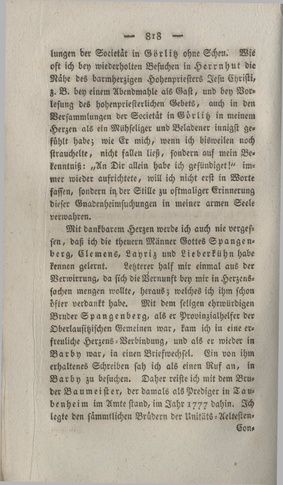
#> input picture data/5.2_OCR-Erkennung/jpg/1820_Schulz_Johann_Gottlieb/818.jpg, 283 x 485 px, shrunk from 2032 x 3481 before the run; its folder holds only this picture in this run
$ jupyter execute --allow-errors script.ipynb
#> lines starting #> are read from the running program, lines starting #| are printed output that depends on the picture
#> further down, img is the input picture: shape (485, 283, 3); mean B, G, R 156.5, 170.9, 178.7
#> `inverted_image = cv2.bitwise_not(img)`:
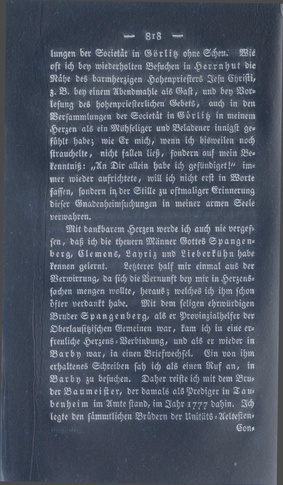
#> inverted_image: shape (485, 283, 3); mean B, G, R 98.5, 84.1, 76.3
#> `_, binary_image = cv2.threshold(gray_image, 120, 255, cv2.THRESH_BINARY)`:
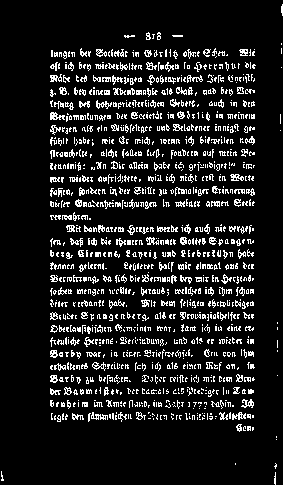
#> binary_image: shape (485, 283); 11.8% white in thin lines or dots
# Von Digitalisaten zu Wissensgraphen: Eine automatisierte Extraktion und semantische Modellierung biographischer Daten am Beispiel von Lebensbeschreibungen der Herrnhuter Brüdergemeine

## 5.2 OCR-Erkennung

### OCR-Erkennung

[cell 1]
import cv2
import os
import pytesseract

[cell 2]
# Ordner mit den jpg-Dateien
base_folder = "data/5.2_OCR-Erkennung/jpg"

# Ordner für die TXT-Dateien
output_base = "data/5.2_OCR-Erkennung/txt"

#> (a cell that did not finish here is left out)

### Verbesserung der OCR-Ergebnissen

[cell 4]
import os
import re

[cell 5]
# Textbereinigungsfunktion
# [36 lines left out: function clean_text, not called in this run]

# Ordnerpfad
folder_path = r"data/5.2_OCR-Erkennung/txt"

# Alle .txt-Dateien im Ordner UND in Unterordnern durchgehen
for root, dirs, files in os.walk(folder_path):
    for filename in files:
        if filename.lower().endswith(".txt"):
            file_path = os.path.join(root, filename)

            # Zeilenenden beibehalten: newline="" verhindert Übersetzung der Zeilenumbrüche
            with open(file_path, "r", encoding="utf-8", newline="") as f:
                original = f.read()

            cleaned = clean_text(original)

            # Nur schreiben, wenn sich etwas geändert hat (schont Zeitstempel)
            if cleaned != original:
                with open(file_path, "w", encoding="utf-8", newline="") as f:
                    f.write(cleaned)
                # Optionales Feedback:
                # print(f"Bereinigt: {file_path}")

## 5.3 XML/TEI-Modellierung (Teil 1)

### Erstellung einer XML-Grundstruktur

[cell 6]
import re
import os
import xml.etree.ElementTree as ET
from xml.dom import minidom

[cell 7]
# Ordner mit txt-Dateien
base_folder = "data/5.2_OCR-Erkennung/txt"

[cell 8]
# Die Dateien werden iteriert
for folder_name in os.listdir(base_folder):
    folder_path = os.path.join(base_folder, folder_name)

    if not os.path.isdir(folder_path):
        continue

    txt_files = sorted([f for f in os.listdir(folder_path) if f.lower().endswith('.txt')])

    if not txt_files:
        print(f"Keine .txt-Dateien in Ordner: {folder_name}")
        continue

    # === Erstelle die Root-Element der XML-Struktur ===
    root = ET.Element("TEI")
    root.set("version", "4.8.1")
    root.set("xmlns", "http://www.tei-c.org/ns/1.0")

        # === teiHeader-Struktur ===
    headerTEI_el = ET.SubElement(root, "teiHeader")
    fileDesc_el = ET.SubElement(headerTEI_el, "fileDesc")
    titleStmt_el = ET.SubElement(fileDesc_el, "titleStmt")

    titleStmt_el.append(ET.Comment("Titel muss definiert werden. Nach der Korrektur wird der Kommentar gelöscht"))
    ET.SubElement(titleStmt_el, "title")

    titleStmt_el.append(ET.Comment("Autor muss definiert werden. Nach der Korrektur wird der Kommentar gelöscht"))
    ET.SubElement(titleStmt_el, "author")

    # respStmt
    respStmt_el = ET.SubElement(titleStmt_el, "respStmt")
    resp_el = ET.SubElement(respStmt_el, "resp")
    resp_el.text = "XML-Modelling compiled by"
    name_el = ET.SubElement(respStmt_el, "name")
    name_el.text = "Svetlana Yakutina"

    # publicationStmt
    publicationStmt_el = ET.SubElement(fileDesc_el, "publicationStmt")
    publisher_el = ET.SubElement(publicationStmt_el, "publisher")
    orgName_el = ET.SubElement(publisher_el, "orgName")
    orgName_el.text = "Verlag der Unitäts-Buchhandlung"

    pubPlace_el = ET.SubElement(publicationStmt_el, "pubPlace")
    pubPlace_el.text = "Gnadau (Germany)"

    availability_el = ET.SubElement(publicationStmt_el, "availability")
    p_header_el = ET.SubElement(availability_el, "p")
    orgName_el_ = ET.SubElement(p_header_el, "orgName")
    orgName_el_.text = "Memorial University of Newfoundland"

    publicationStmt_el.append(ET.Comment("Date muss definiert werden. Nach der Korrektur wird der Kommentar gelöscht"))
    ET.SubElement(publicationStmt_el, "date")

    publicationStmt_el.append(ET.Comment("Ref muss definiert werden. Nach der Korrektur wird der Kommentar gelöscht"))
    ET.SubElement(publicationStmt_el, "ref")

    # sourceDesc Struktur
    sourceDesc_el = ET.SubElement(fileDesc_el, "sourceDesc")
    bibl_el = ET.SubElement(sourceDesc_el, "bibl", type="j")
    bibl_el.text = "Nachrichten aus der Brüder-Gemeine"

    # biblFull Struktur
    biblFull_el = ET.SubElement(sourceDesc_el, "biblFull")
    titleStmt_el_ = ET.SubElement(biblFull_el, "titleStmt")
    ET.SubElement(titleStmt_el_, "title").text = "Nachrichten aus der Brüder-Gemeine"
    ET.SubElement(titleStmt_el_, "author").text = "Unbekannt"

    editionStmt_el = ET.SubElement(biblFull_el, "editionStmt")
    ET.SubElement(editionStmt_el, "edition").text = "Digitale Ausgabe der Zeitschrift"

    publicationStmt_el_ = ET.SubElement(biblFull_el, "publicationStmt")
    ET.SubElement(publicationStmt_el_, "publisher").text = "Verlag der Unitäts-Buchhandlung"

    seriesStmt_el = ET.SubElement(biblFull_el, "seriesStmt")
    title_el__ = ET.SubElement(seriesStmt_el, "title", level="j", type="main")
    title_el__.text = "Nachrichten aus der Brüder-Gemeine"
    ET.SubElement(seriesStmt_el, "biblScope", unit="volume").text = "1856-1894"
    seriesStmt_el.append(ET.Comment("Erscheinungsjahr muss definiert werden"))
    seriesStmt_el.append(ET.Comment("Seiten müssen definiert werden"))
    ET.SubElement(seriesStmt_el, "biblScope", unit="issue")
    ET.SubElement(seriesStmt_el, "biblScope", unit="page")

    notesStmt_el = ET.SubElement(biblFull_el, "notesStmt")
    note_el = ET.SubElement(notesStmt_el, "note", type="fileFormat")
    note_el.text = "application/pdf"

    # msDesc Struktur
    msDesc_el = ET.SubElement(sourceDesc_el, "msDesc")
    msIdentifier_el = ET.SubElement(msDesc_el, "msIdentifier")
    ET.SubElement(msIdentifier_el, "repository").text = "Memorial University of Newfoundland"
    idno_el = ET.SubElement(msIdentifier_el, "idno")
    idno_el_ = ET.SubElement(idno_el, "idno", type="URLCatalogue")
    idno_el_.text = "https://dai.mun.ca/digital/nachrichten/"

    # === Textstruktur ===
    text_el = ET.SubElement(root, "text")
    body_el = ET.SubElement(text_el, "body")
    div_el = ET.SubElement(body_el, "div")

    # alle TXT-Dateien durchlaufen
    for txt_file in txt_files:
        txt_file_path = os.path.join(folder_path, txt_file)
        with open(txt_file_path, 'r', encoding='utf-8') as f:
            raw_text = f.read()

        #vor jeder nuen Seite wird geschloßenes pb-Tad zugefügt, das Attribut n bekommt den Dateinamen ohne txt
        file_base = os.path.splitext(txt_file)[0]
        pb_el = ET.SubElement(div_el, "pb", n=file_base)

        #alle Absätze wurden anhand von doppelten Zeilenumbruch in p-Tag gepackt
        paragraphs = raw_text.split('\n\n')
        for para in paragraphs:
            para = para.strip()
            if para:
                p_el = ET.SubElement(div_el, "p")
                p_el.text = para

    # XML-Datei erzeugen
    xml_str = ET.tostring(root, encoding='utf-8')
    pretty_xml = minidom.parseString(xml_str).toprettyxml(indent="  ")

    os.makedirs("data/5.3_TEI-Modellierung", exist_ok=True)
    output_filename = f"{folder_name}.xml"
    output_path = os.path.join("data/5.3_TEI-Modellierung", output_filename)

    with open(output_path, 'w', encoding='utf-8') as output_file:
        output_file.write(pretty_xml)

    print(f"XML-Datei erstellt: {output_path}")

## 5.3 XML/TEI-Modellierung (Teil 2)

[cell 9]
import spacy
import os
import re
from lxml import etree as ET

#> (a cell that did not finish here is left out)

[cell 11]
#spaCy-Modell laden
model = "de_core_news_lg"
#> (the rest of this cell did not finish here and is left out)

#> (a cell that did not finish here is left out)

#> (a cell that did not finish here is left out)

#> (a cell that did not finish here is left out)

[cell 15]
# XML-Dateien importieren
input_dir = "data/5.3_TEI-Modellierung"

[cell 16]
# Namespace-Map für TEI
ns = {'tei': 'http://www.tei-c.org/ns/1.0'}

[cell 17]
# Entität-Typen zu Tags zuordnen
tag_map = {"PER": "persName", "LOC": "placeName", "DATE": "date"}


# XML-Parser konfigurieren
parser = ET.XMLParser(remove_blank_text=True)

# Alle XML-Dateien im Verzeichnis rekursiv durchsuchen
for root_dir, _, files in os.walk(input_dir):
    for file_name in files:
        if file_name.endswith(".xml"):
            file_path = os.path.join(root_dir, file_name)
            print(f"Verarbeite: {file_path}")

            # XML-Datei laden
            tree = ET.parse(file_path, parser)
            root = tree.getroot()

            # Alle <p>-Elemente finden
            p_elems = root.xpath('.//tei:text//tei:p', namespaces=ns)

            # Jeden Absatz bearbeiten
            for p_elem in p_elems:
                # Leere Absätze überspringen
                if p_elem.text is None and len(p_elem) == 0:
                    continue

                # Text aus dem Absatz holen und bereinigen
                full_text = "".join(p_elem.itertext())
                cleaned_text = re.sub(r'(?<=\d)\.(?=\s|$)', '', full_text).strip()

                # Absatz leeren
                p_elem.clear()

                # In Sätze aufteilen (am Punkt + Leerzeichen)
                sentences = [s.strip() for s in cleaned_text.split('. ') if s.strip()]

                for sentence in sentences:
                    doc = ner_model(sentence)
                    ents = [ent for ent in doc.ents if ent.label_ in tag_map]

                    if not ents:
                        p_elem.text = (p_elem.text or '') + sentence + ". "
                        continue

                    # Neues <s>-Element erstellen
                    s_elem = ET.Element("s")
                    last_idx = 0

                    for ent in ents:
                        # Text vor der Entität einfügen
                        if ent.start_char > last_idx:
                            chunk = sentence[last_idx:ent.start_char]
                            if len(s_elem) == 0:
                                s_elem.text = chunk
                            else:
                                s_elem[-1].tail = chunk

                        # Entität als XML-Element einfügen
                        tag = tag_map[ent.label_]
                        ent_elem = ET.Element(tag)
                        ent_elem.text = ent.text
                        s_elem.append(ent_elem)

                        last_idx = ent.end_char

                    # Rest vom Satz + Punkt einfügen
                    remaining = sentence[last_idx:] + ". "
                    if len(s_elem) == 0:
                        s_elem.text = remaining
                    else:
                        s_elem[-1].tail = remaining

                    p_elem.append(s_elem)

            # Datei überschreiben
            tree.write(file_path, encoding='utf-8', pretty_print=True, xml_declaration=True)
            print(f"Überschrieben: {file_path}")

## 5.4	Informationsextraktion aus Texten

### 5.4.2 Relationsextraktion

#### Sätzenextraktion

[cell 18]
import os
import json
import re
from lxml import etree as ET

[cell 19]
# Pfade
input_dir = "data/5.3_TEI-Modellierung/5.3_TEI_bereinigt"
output_file = "data/5.4.2_RE"

[cell 20]
# XML-Namespaces
ns = {'tei': 'http://www.tei-c.org/ns/1.0'}

[cell 21]
# Entfernung von Leerzeichen, Tabs, Zeilenumbrüche usw.
# [5 lines left out: function clean_text, not called in this run]

[cell 22]
all_results = []

# Alle XML-Dateien im Verzeichnis durchgehen
#> (the rest of this cell did not finish here and is left out)

[cell 23]
with open("data/5.4.2_RE/sätze.json", 'w', encoding='utf-8') as f:
    json.dump(all_results, f, ensure_ascii=False, indent=2)

#### RE

[cell 24]
import json
from typing import List, Optional, Literal
from pydantic import BaseModel, Field
from langchain.chat_models import ChatOllama
from langchain.prompts import PromptTemplate, SystemMessagePromptTemplate, HumanMessagePromptTemplate, ChatPromptTemplate
from langchain.chains import LLMChain
from langchain.output_parsers import PydanticOutputParser

[cell 25]
# Lade Eingabedaten
with open("data/5.4.2_RE/sätze.json", "r", encoding="utf-8") as f:
    input_data = json.load(f)

[cell 26]
# Neue Entity- und Relationstypen
entity_types = ['person', 'location', 'organisation', 'date']

relation_types = [
    # Biografische Basisdaten
    "geboren_in", "geboren_am",
    "gestorben_in", "gestorben_am",
    "begraben_in",

    # Wohn- und Wirkorte
    "wohnhaft_in", "lebte_in", "wirkte_in", "aufenthalt_in",

    # Bildung und Beruf
    "ausgebildet_in", "studierte_an",
    "lehre_als", "lehre_bei",
    "tätig_als", "tätig_bei",
    "war", "beschäftigt_bei", "mitglied_von",
    "war_eingeschult", "unterrichtet_in",

    # Familie
    "verheiratet_mit", "kind_von", "eltern_von", "geschwister_von",

    # Religion & Kirche
    "getauft_am", "beigetreten_am", "konfirmiert_am", "hat_heiliges_abendmahl",

    # Interessen & Themen
    "interessiert_sich_für", "beschäftigt_sich_mit", "forscht_zu", "schreibt_über",

    # Reisen & Aufenthalte
    "gereist_nach", "besucht", "angekommen_in", "abgereist_aus",
    "aufgehalten_in", "zurückgekehrt_nach", "verließ", "war_in", "war_am", "gefahren_nach"]

#> (a cell that did not finish here is left out)

#> (a cell that did not finish here is left out)

#> (a cell that did not finish here is left out)

#> (a cell that did not finish here is left out)

#> (a cell that did not finish here is left out)

[cell 32]
results = []

# Extraktion starten
for entry in input_data:
    result = chain.run(
        entity_types=entity_types,
        relation_types=relation_types,
        text=entry["text"],
        personen=", ".join(entry.get("personen", [])),
        orte=", ".join(entry.get("orte", [])),
        date=", ".join(entry.get("date", [])),
        organisationen=", ".join(entry.get("organisationen", []))
    )
    # hier gleich transformieren, kein triple.json
    try:
        relations = json.loads(result)
    except json.JSONDecodeError:
        relations = []

    transformed = {
        "text": entry.get("text", ""),
        "ref": entry.get("ref", ""),
        "datei": entry.get("datei", ""),
        "autor": entry.get("autor", ""),
        "graph": relations
    }
    results.append(transformed)


# Speichere Ergebnisse
with open("data/5.4.2_RE/triple.json", "w", encoding="utf-8") as f:
    json.dump(results, f, ensure_ascii=False, indent=2)

#### Evaluierung der RE

[cell 33]
import json, random
import re

[cell 34]
with open("data/5.4.2_RE/triple.json", "r", encoding="utf-8") as f:
    data = json.load(f)

[cell 35]
print("Gesamtanzahl der Sätze:", len(data))

[cell 36]
sample = random.sample(data, min(86, len(data)))

with open("data/5.4.2_RE/sample.txt", "w", encoding="utf-8") as f:
    for entry in sample:
        f.write(entry["text"] + "\n")
        for triple in entry["graph"]:
            subj = triple.get("subjekt", "")
            pred = triple.get("prädikat")
            obj  = triple.get("objekt", "")
            f.write(f"({subj}, {pred}, {obj})\n")
        f.write("\n")
